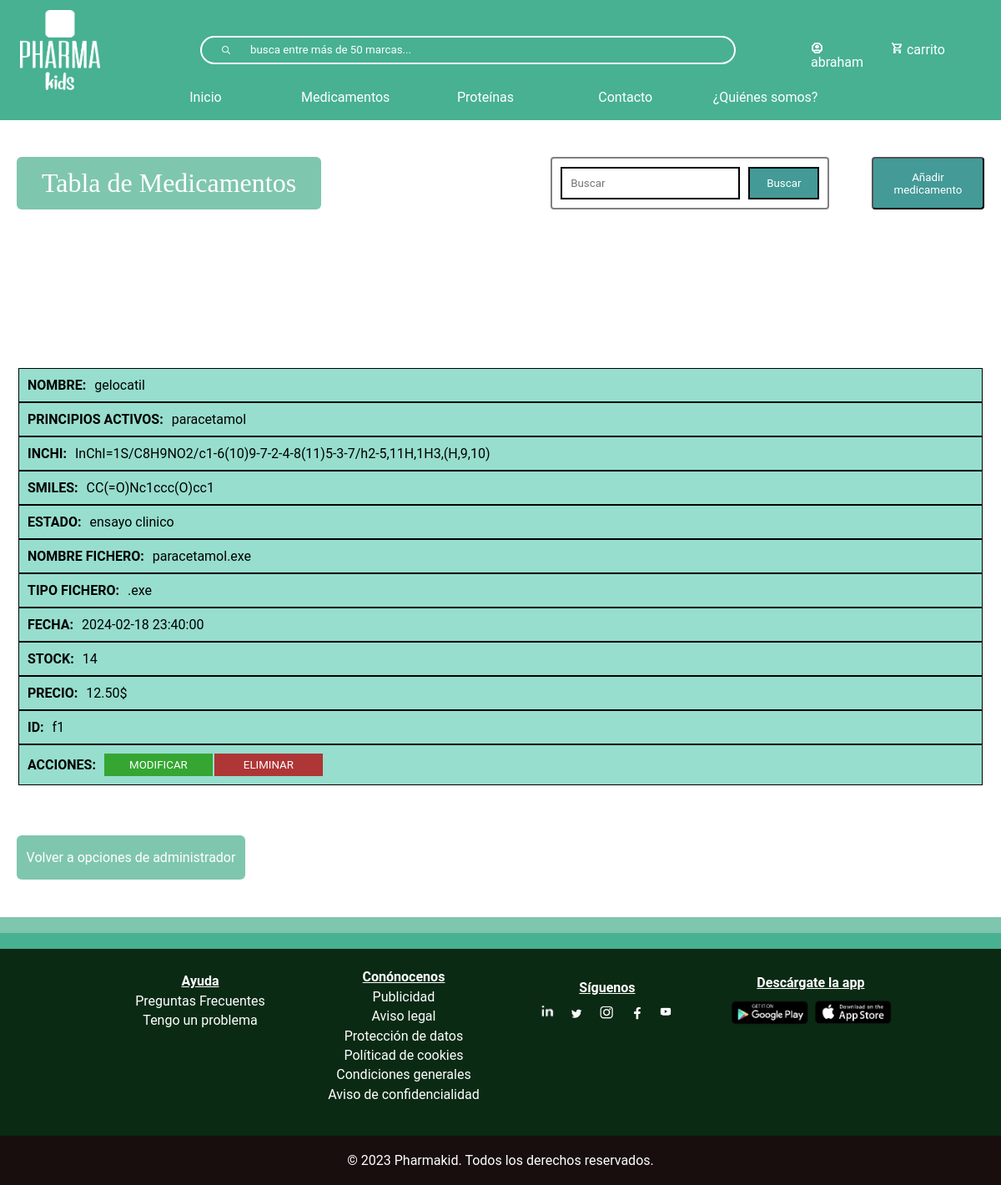
Screenshot of /tablaMedicamentos.php (signed in) with the database file from the repository.
### tables this page shows
CREATE TABLE `medicamento` (
  `inchi` varchar(200) NOT NULL,
  `smiles` varchar(100) NOT NULL,
  `estadoMedicamento` varchar(20) NOT NULL,
  `precio` float NOT NULL,
  `nombre` varchar(150) NOT NULL,
  `id` varchar(10) NOT NULL,
  `nombreFichero` varchar(100) NOT NULL,
  `tiposFichero` varchar(10) NOT NULL,
  `fecha` datetime NOT NULL,
  `stock` int(11) NOT NULL,
  `principioActivo` varchar(300) NOT NULL
);

### tablaMedicamentos.php (the view, shortened to what this page needs)
<?php
include_once("bbdd/connexionBaseDeDatos.php");
?>
<!DOCTYPE html>
<html lang="en">
<head>
    <link rel="stylesheet" type="text/css" href="css/index.css" >
    <link rel="stylesheet" type="text/css" href="css/header.css" >
    <link rel="stylesheet" type="text/css" href="css/footer.css" >
    <link rel="stylesheet" type="text/css" href="css/tablas.css" >
</head>
<body>
    <?php require("footerHeader/header.php")?>
<div id="divTabla">
    <div class="contenedor-botones">
    <h1>Tabla de Medicamentos</h1>
    <div class="conjunto-buscar-anadir">
        <form action="buscar-medicamento.php" class="form-busqueda" method="get" name="formu">
                <div class="botones-filtrar" style='display:flex'>
                    <input class="input-busqueda" type="text" name="busqueda" placeholder="Buscar"/>
                    <input class="btn-busqueda" type="submit" value="Buscar"/>
                </div>
            </form>
        <button id="anadirButton">Añadir medicamento</button>
    </div>
</div>
        <?php
        $sql= mysqli_query($conexion, "SELECT * FROM medicamento ORDER BY nombre");
        $resultado = mysqli_num_rows($sql);
        if ($resultado > 0){
            echo "
                <table id='tabla_medicamento'>
                    <thead>
                        <tr>
                            <th>NOMBRE</th>
                            <th>PRINCIPIOS ACTIVOS</th>
                            <th>INCHI</th>
                            <th>SMILES</th>
                            <th>ESTADO</th>
                            <th>NOMBRE FICHERO</th>
                            <th>TTIPO FICHERO</th>
                            <th>FECHA</th>
                            <th>STOCK</th>
                            <th>PRECIO</th>
                            <th>ID</th>
                            <th>ACCIONES</th>
                        </tr>
                    </thead>
                    <tbody class='clase_tbody'>"
            ;
            while($row = mysqli_fetch_assoc($sql)){
                $nombre = $row["nombre"];
                $principiosActivos = $row["principioActivo"];
                $inchi = $row["inchi"];
                $smiles= $row["smiles"];
                $estado = $row["estadoMedicamento"];
                $nombreFichero = $row["nombreFichero"];
                $tipoFichero = $row["tiposFichero"];
                $fecha = $row["fecha"];
                $stock = $row["stock"];
                $id = $row['id'];
                $precio =number_format($row["precio"], 2);
                echo "
                <tr>
                    <td titulo='NOMBRE:'>$nombre</td>
                    <td titulo='PRINCIPIOS ACTIVOS:'>$principiosActivos</td>
                    <td style='text-align:left' titulo='INCHI:'>$inchi</td>
                    <td titulo='SMILES:'>$smiles</td>
                    <td titulo='ESTADO:'>$estado</td>
                    <td titulo='NOMBRE FICHERO:'>$nombreFichero</td>
                    <td titulo='TIPO FICHERO:'>$tipoFichero</td>
                    <td titulo='FECHA:'>$fecha</td>
                    <td titulo='STOCK:'>$stock</td>
                    <td titulo='PRECIO:'>$precio$</td>
                    <td titulo='ID:'>$id</td>
                    <td titulo='ACCIONES:' class='td-btn'>
                        <button class='modificar'>MODIFICAR</button>
                        <button class='eliminar'>ELIMINAR</button>
                    </td>
                </tr>
                ";
            }
            echo "</tbody>";
        }
        else
    {
      echo "<h3 style='text-align:-webkit-center'>No encontrado</h3>";
    }
        ?>
        </table>
        <a href="administrador.php">Volver a opciones de administrador</a>
    </div>
    <footer>
    <?php require("footerHeader/footer.php")?>
</body>
</html>

### css/index.css (style rules this page uses)
* { font-family: "Roboto"; padding: 0; margin: 0; box-sizing: border-box; }

### css/header.css (style rules this page uses)
* { margin: 0; box-sizing: border-box; }
a { text-decoration: none; }

### css/footer.css (style rules this page uses)
footer { color: #FFFFFF; background-color: #0a2a14; }

### css/tablas.css (style rules this page uses)
table { width: 100%; }
.conjunto-buscar-anadir { display: flex; justify-content: space-between; gap: 38px; }
#divTabla { margin: auto; display: flex; flex-direction: column; width: 100%; padding: 45px 20px; text-align: center; margin-top: 143px; }
.contenedor-botones { display: flex; justify-content: space-between; margin-bottom: 5%; }
#anadirButton { width: 26% ; background-color: #439A97; color: white; border-radius: 4px; cursor: pointer; padding: 10px; transition: .3s; }
#divTabla form { margin-left: 0; }
#divTabla h1 { text-align: center; color: #FFFFFF; background-color: #7FC6AF; border-radius: 6px; width: 100%; text-align: center; max-width: 365px; padding: 4px; font-weight: normal; font-family: Manrope; display: flex; justify-content: center; align-items: center; }
table { width: 100%; border-radius: 20px; margin-top: 100px; }
#divTabla #tabla-user td, #divTabla #tabla_medicamento td { color: #000; border-spacing: 4px; border-collapse: separate; padding: 5px; text-align: center; }
#divTabla #tabla_medicamento td { padding: 2px; }
table tr:nth-child(odd) { background-color: #97DECE; }
#divTabla > a, #divTablaProteina a { margin-top: 5%; background-color: #7FC6AF; border-radius: 6px; width: 100%; padding: 17px 0; max-width: 274px; border: none; color: white; transition: .3s; }
.btn-busqueda-proteina, .btn-busqueda { color: white; border: 2px solid black; background-color: #439A97; margin-left: 10px; padding: 10px 20px; cursor: pointer; transition: .3s; }
.form-busqueda { display: flex; float: right; background-color: initial; padding: 10px; border-radius: 4px; border: 2px solid gray; }
.form-busqueda .input-busqueda { display: flex; width: 100%; border: 2px solid black; padding: 10px }
#divTabla .td-btn { width: 100%; background-color: #F1F1F1; display: flex; padding: 0; height: 100%; align-items: center; }
.modificar { background-color: #35a631; color: white; padding: 10px; margin-right: 2px; width: 100%; border: none; cursor: pointer; transition: .3s; }
.eliminar { width: 100%; background-color: #ae3636; color: white; padding: 10px; border: none; cursor: pointer; transition: .3s; }
#divTabla table td:last-child { background-color: #fff; }
@media screen and (max-width:1277px) { #divTabla table td:last-child { padding: 10px; background-color: initial; justify-content: initial; } }
@media screen and (max-width:1277px) { #tabla_medicamento tr { display: flex; flex-direction: column; } }
@media screen and (max-width:1277px) { #tabla_medicamento .clase_tbody { margin-top: 30px; display: grid; grid-template-columns: repeat(auto-fit, minmax(350px, 1fr)); grid-gap: 30px; width: 100%; transition: .3s; } }
@media screen and (max-width:1277px) { #divTabla #tabla_medicamento td[titulo] { display: flex; padding: 10px; border: 1px solid black; } }
@media screen and (max-width:1277px) { #tabla_medicamento td[titulo] { border: 1px solid ; } }
@media screen and (max-width:1277px) { #tabla_medicamento td[titulo]::before { content: attr(titulo); padding: 0 10px 0 0; font-weight: bold; text-transform: uppercase; } }
@media screen and (max-width:1277px) { #tabla_medicamento .td-btn button { max-width: 130px; padding: 6px; } }
@media screen and (max-width:1267px) { #divTabla table td:last-child, #divTablaProteina table td:last-child { padding: 10px; background-color: initial; justify-content: initial; } }

### rows the page displays
medicamento: nombre "gelocatil", principioActivo "paracetamol", inchi "InChI=1S/C8H9NO2/c1-6(10)9-7-2-4-8(11)5-3-7/h2-5,11H,1H3,(H,9,10)", smiles "CC(=O)Nc1ccc(O)cc1", estadoMedicamento "ensayo clinico", nombreFichero "paracetamol.exe", tiposFichero ".exe", fecha "2024-02-18 23:40:00", stock "14", precio "12.50", id "f1"

### other values shown
$_SESSION['usuario'] "abraham"
